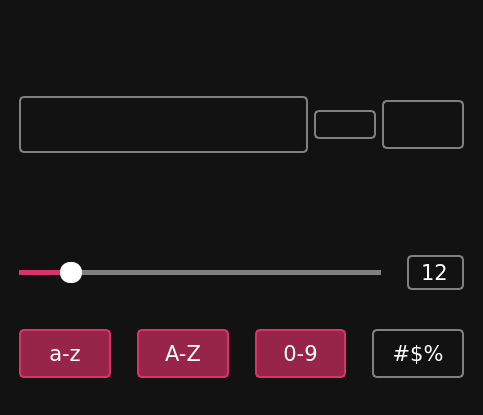
<?xml version="1.0" encoding="UTF-8"?>
<ui version="4.0">
 <class>MainWindow</class>
 <widget class="QMainWindow" name="MainWindow">
  <property name="geometry">
   <rect>
    <x>0</x>
    <y>0</y>
    <width>483</width>
    <height>415</height>
   </rect>
  </property>
  <property name="windowTitle">
   <string>Password Generator</string>
  </property>
  <property name="windowIcon">
   <iconset resource="resources.qrc">
    <normaloff>:/icons/icons/key.ico</normaloff>:/icons/icons/key.ico</iconset>
  </property>
  <property name="styleSheet">
   <string notr="true">QWidget {
    background-color: #121212;
    color: white;
    font-family: Verdana;
    font-size: 16pt;
    margin: 10px;
}

QPushButton {
    border: 2px solid gray;
    border-radius: 5px;
}

QPushButton#btn_lower,
#btn_upper,
#btn_digits,
#btn_special {
    padding: 10px;
}

QPushButton:hover {
    border-color: #d93469;
}

QPushButton:pressed {
    border: 4px solid #d93469;
    border-radius: 5px;
}

QPushButton:checked {
    background-color: #972449;
    border-color: #d93469;
}</string>
  </property>
  <widget class="QWidget" name="centralwidget">
   <property name="styleSheet">
    <string notr="true"/>
   </property>
   <layout class="QVBoxLayout" name="verticalLayout">
    <item>
     <widget class="QPushButton" name="icon_lock">
      <property name="enabled">
       <bool>false</bool>
      </property>
      <property name="styleSheet">
       <string notr="true">border: none;</string>
      </property>
      <property name="text">
       <string/>
      </property>
      <property name="icon">
       <iconset>
        <disabledon>:/icons/icons/lock-64.png</disabledon>
       </iconset>
      </property>
      <property name="iconSize">
       <size>
        <width>100</width>
        <height>100</height>
       </size>
      </property>
     </widget>
    </item>
    <item>
     <layout class="QHBoxLayout" name="layout_password">
      <item>
       <widget class="QFrame" name="frame_password">
        <property name="sizePolicy">
         <sizepolicy hsizetype="Preferred" vsizetype="Maximum">
          <horstretch>0</horstretch>
          <verstretch>0</verstretch>
         </sizepolicy>
        </property>
        <property name="styleSheet">
         <string notr="true">QFrame {
    border: 2px solid gray;
    border-radius: 5px;
    margin-right: 0;
}

QFrame:hover {
    border-color: #d93469;
}</string>
        </property>
        <property name="frameShape">
         <enum>QFrame::StyledPanel</enum>
        </property>
        <property name="frameShadow">
         <enum>QFrame::Raised</enum>
        </property>
        <layout class="QHBoxLayout" name="horizontalLayout_2">
         <item>
          <widget class="QLineEdit" name="line_password">
           <property name="styleSheet">
            <string notr="true">QLineEdit {
    border: none;
    margin: 0;
    font-size: 20pt;
}</string>
           </property>
          </widget>
         </item>
         <item>
          <widget class="QPushButton" name="btn_visibility">
           <property name="cursor">
            <cursorShape>PointingHandCursor</cursorShape>
           </property>
           <property name="styleSheet">
            <string notr="true">QPushButton {
    border: none;
    margin: 0;
    background-color: transparent;
}</string>
           </property>
           <property name="text">
            <string/>
           </property>
           <property name="icon">
            <iconset resource="resources.qrc">
             <normaloff>:/icons/icons/invisibility-64.png</normaloff>
             <normalon>:/icons/icons/visibility-64.png</normalon>:/icons/icons/invisibility-64.png</iconset>
           </property>
           <property name="iconSize">
            <size>
             <width>30</width>
             <height>30</height>
            </size>
           </property>
           <property name="checkable">
            <bool>true</bool>
           </property>
           <property name="checked">
            <bool>true</bool>
           </property>
          </widget>
         </item>
        </layout>
       </widget>
      </item>
      <item>
       <widget class="QPushButton" name="btn_refresh">
        <property name="cursor">
         <cursorShape>PointingHandCursor</cursorShape>
        </property>
        <property name="styleSheet">
         <string notr="true">QPushButton {
    margin-right: 0;
    margin-left: 0;
}</string>
        </property>
        <property name="text">
         <string/>
        </property>
        <property name="icon">
         <iconset>
          <normalon>:/icons/icons/refresh-30.png</normalon>
         </iconset>
        </property>
        <property name="iconSize">
         <size>
          <width>52</width>
          <height>52</height>
         </size>
        </property>
        <property name="shortcut">
         <string>Ctrl+R</string>
        </property>
       </widget>
      </item>
      <item>
       <widget class="QPushButton" name="btn_copy">
        <property name="cursor">
         <cursorShape>PointingHandCursor</cursorShape>
        </property>
        <property name="styleSheet">
         <string notr="true">QPushButton {
    padding: 10px;
    margin-left: 0;
}</string>
        </property>
        <property name="text">
         <string/>
        </property>
        <property name="icon">
         <iconset>
          <normalon>:/icons/icons/copy-64.png</normalon>
         </iconset>
        </property>
        <property name="iconSize">
         <size>
          <width>32</width>
          <height>32</height>
         </size>
        </property>
        <property name="shortcut">
         <string>Ctrl+C</string>
        </property>
       </widget>
      </item>
     </layout>
    </item>
    <item>
     <layout class="QHBoxLayout" name="layout_info">
      <item>
       <widget class="QLabel" name="label_strength">
        <property name="sizePolicy">
         <sizepolicy hsizetype="Preferred" vsizetype="Maximum">
          <horstretch>0</horstretch>
          <verstretch>0</verstretch>
         </sizepolicy>
        </property>
        <property name="text">
         <string/>
        </property>
        <property name="alignment">
         <set>Qt::AlignCenter</set>
        </property>
       </widget>
      </item>
      <item>
       <widget class="QLabel" name="label_entropy">
        <property name="sizePolicy">
         <sizepolicy hsizetype="Preferred" vsizetype="Maximum">
          <horstretch>0</horstretch>
          <verstretch>0</verstretch>
         </sizepolicy>
        </property>
        <property name="text">
         <string/>
        </property>
        <property name="alignment">
         <set>Qt::AlignCenter</set>
        </property>
       </widget>
      </item>
     </layout>
    </item>
    <item>
     <layout class="QHBoxLayout" name="layout_length">
      <item>
       <widget class="QSlider" name="slider_length">
        <property name="cursor">
         <cursorShape>PointingHandCursor</cursorShape>
        </property>
        <property name="styleSheet">
         <string notr="true">QSlider::groove:horizontal {
    background-color: transparent;
    height: 5px;
}

QSlider::sub-page:horizontal {
    background-color: #d93469;
}

QSlider::add-page:horizontal {
    background-color: gray;
}

QSlider::handle:horizontal {
    background-color: white;
    width: 22px;
    border-radius: 10px;
    margin-top: -8px;
    margin-bottom: -8px;
}</string>
        </property>
        <property name="maximum">
         <number>100</number>
        </property>
        <property name="value">
         <number>12</number>
        </property>
        <property name="orientation">
         <enum>Qt::Horizontal</enum>
        </property>
       </widget>
      </item>
      <item>
       <widget class="QSpinBox" name="spinbox_length">
        <property name="cursor">
         <cursorShape>PointingHandCursor</cursorShape>
        </property>
        <property name="styleSheet">
         <string notr="true">QSpinBox {
    border: 2px solid gray;
    border-radius: 5px;
    background: transparent;
    padding: 2px;
}

QSpinBox:hover {
    border-color: #972449;
}</string>
        </property>
        <property name="alignment">
         <set>Qt::AlignCenter</set>
        </property>
        <property name="buttonSymbols">
         <enum>QAbstractSpinBox::NoButtons</enum>
        </property>
        <property name="maximum">
         <number>100</number>
        </property>
        <property name="value">
         <number>12</number>
        </property>
       </widget>
      </item>
     </layout>
    </item>
    <item>
     <layout class="QHBoxLayout" name="layout_characters">
      <item>
       <widget class="QPushButton" name="btn_lower">
        <property name="cursor">
         <cursorShape>PointingHandCursor</cursorShape>
        </property>
        <property name="text">
         <string>a-z</string>
        </property>
        <property name="checkable">
         <bool>true</bool>
        </property>
        <property name="checked">
         <bool>true</bool>
        </property>
       </widget>
      </item>
      <item>
       <widget class="QPushButton" name="btn_upper">
        <property name="cursor">
         <cursorShape>PointingHandCursor</cursorShape>
        </property>
        <property name="text">
         <string>A-Z</string>
        </property>
        <property name="checkable">
         <bool>true</bool>
        </property>
        <property name="checked">
         <bool>true</bool>
        </property>
       </widget>
      </item>
      <item>
       <widget class="QPushButton" name="btn_digits">
        <property name="cursor">
         <cursorShape>PointingHandCursor</cursorShape>
        </property>
        <property name="text">
         <string>0-9</string>
        </property>
        <property name="checkable">
         <bool>true</bool>
        </property>
        <property name="checked">
         <bool>true</bool>
        </property>
       </widget>
      </item>
      <item>
       <widget class="QPushButton" name="btn_special">
        <property name="cursor">
         <cursorShape>PointingHandCursor</cursorShape>
        </property>
        <property name="text">
         <string>#$%</string>
        </property>
        <property name="checkable">
         <bool>true</bool>
        </property>
       </widget>
      </item>
     </layout>
    </item>
   </layout>
  </widget>
 </widget>
 <resources>
  <include location="resources.qrc"/>
 </resources>
 <connections/>
</ui>
